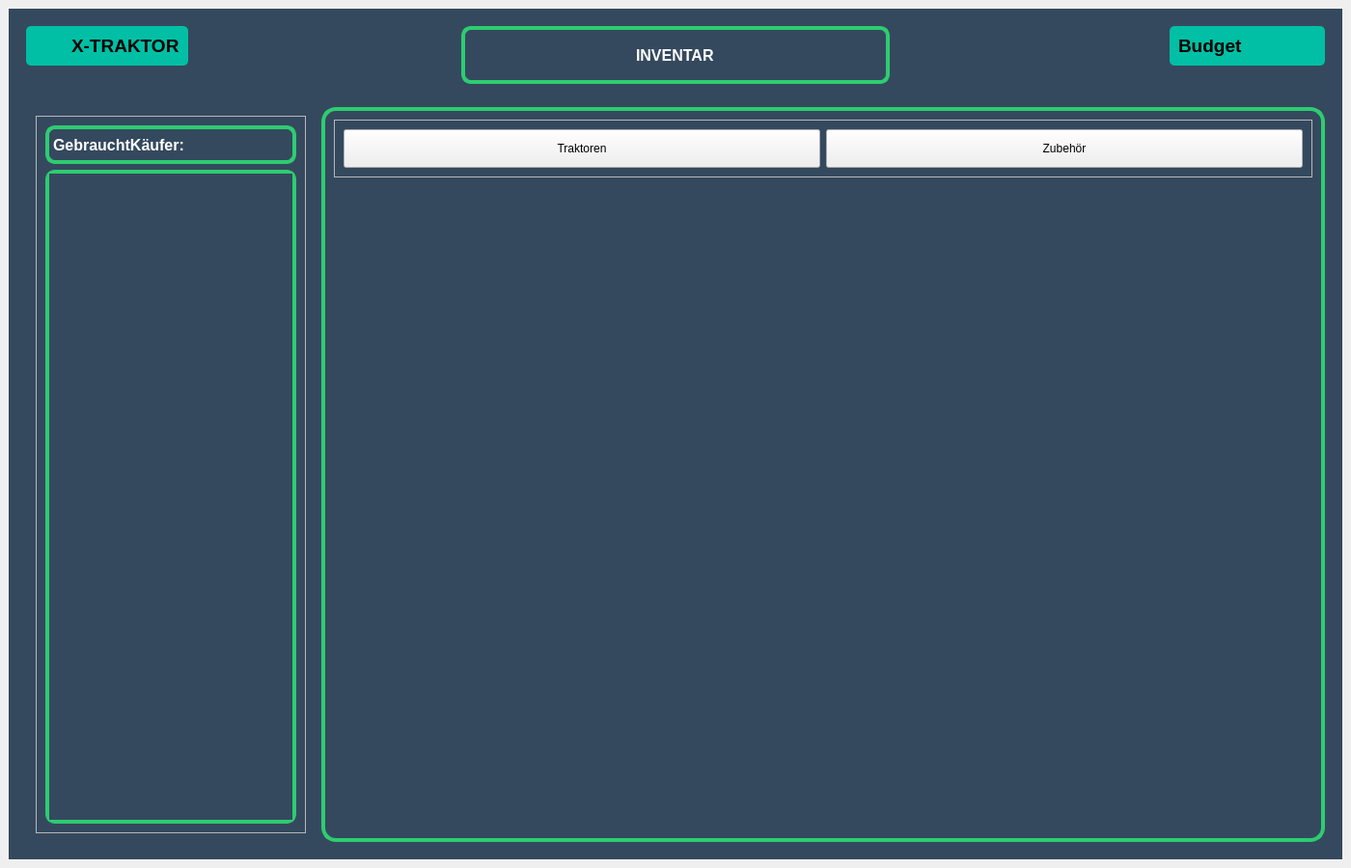
<?xml version="1.0" encoding="UTF-8"?>
<ui version="4.0">
 <class>MainWindow</class>
 <widget class="QMainWindow" name="MainWindow">
  <property name="geometry">
   <rect>
    <x>0</x>
    <y>0</y>
    <width>1400</width>
    <height>900</height>
   </rect>
  </property>
  <property name="sizePolicy">
   <sizepolicy hsizetype="Expanding" vsizetype="Expanding">
    <horstretch>0</horstretch>
    <verstretch>0</verstretch>
   </sizepolicy>
  </property>
  <property name="minimumSize">
   <size>
    <width>1400</width>
    <height>900</height>
   </size>
  </property>
  <property name="maximumSize">
   <size>
    <width>16777215</width>
    <height>16777215</height>
   </size>
  </property>
  <property name="windowTitle">
   <string>Verkaufen</string>
  </property>
  <widget class="QWidget" name="centralwidget">
   <layout class="QVBoxLayout" name="verticalLayout">
    <item>
     <widget class="QFrame" name="main_frame">
      <property name="sizePolicy">
       <sizepolicy hsizetype="Expanding" vsizetype="Expanding">
        <horstretch>0</horstretch>
        <verstretch>0</verstretch>
       </sizepolicy>
      </property>
      <property name="styleSheet">
       <string notr="true">QFrame#main_frame {
	background-color: rgb(52, 73, 94);
}</string>
      </property>
      <property name="frameShape">
       <enum>QFrame::NoFrame</enum>
      </property>
      <property name="frameShadow">
       <enum>QFrame::Raised</enum>
      </property>
      <layout class="QVBoxLayout" name="verticalLayout_2" stretch="1,10">
       <item>
        <widget class="QFrame" name="header_frame">
         <property name="sizePolicy">
          <sizepolicy hsizetype="Expanding" vsizetype="Expanding">
           <horstretch>0</horstretch>
           <verstretch>0</verstretch>
          </sizepolicy>
         </property>
         <property name="styleSheet">
          <string notr="true">background-color: rgb(52, 73, 94);</string>
         </property>
         <property name="frameShape">
          <enum>QFrame::NoFrame</enum>
         </property>
         <property name="frameShadow">
          <enum>QFrame::Raised</enum>
         </property>
         <layout class="QHBoxLayout" name="horizontalLayout">
          <item alignment="Qt::AlignLeft|Qt::AlignTop">
           <widget class="QFrame" name="frame">
            <property name="sizePolicy">
             <sizepolicy hsizetype="Expanding" vsizetype="Expanding">
              <horstretch>0</horstretch>
              <verstretch>0</verstretch>
             </sizepolicy>
            </property>
            <property name="styleSheet">
             <string notr="true">background-color: rgb(0, 191, 165);
border-radius: 5px;
</string>
            </property>
            <property name="frameShape">
             <enum>QFrame::NoFrame</enum>
            </property>
            <property name="frameShadow">
             <enum>QFrame::Raised</enum>
            </property>
            <layout class="QHBoxLayout" name="horizontalLayout_3">
             <item>
              <widget class="QPushButton" name="home_Button">
               <property name="sizePolicy">
                <sizepolicy hsizetype="Expanding" vsizetype="Expanding">
                 <horstretch>0</horstretch>
                 <verstretch>0</verstretch>
                </sizepolicy>
               </property>
               <property name="cursor">
                <cursorShape>PointingHandCursor</cursorShape>
               </property>
               <property name="text">
                <string/>
               </property>
               <property name="icon">
                <iconset>
                 <normaloff>:/Icons/icons/home.svg</normaloff>:/Icons/icons/home.svg</iconset>
               </property>
               <property name="iconSize">
                <size>
                 <width>45</width>
                 <height>45</height>
                </size>
               </property>
              </widget>
             </item>
             <item>
              <widget class="QLabel" name="web_label">
               <property name="sizePolicy">
                <sizepolicy hsizetype="Expanding" vsizetype="Expanding">
                 <horstretch>0</horstretch>
                 <verstretch>0</verstretch>
                </sizepolicy>
               </property>
               <property name="font">
                <font>
                 <pointsize>14</pointsize>
                 <bold>true</bold>
                </font>
               </property>
               <property name="frameShape">
                <enum>QFrame::NoFrame</enum>
               </property>
               <property name="frameShadow">
                <enum>QFrame::Plain</enum>
               </property>
               <property name="text">
                <string>X-TRAKTOR</string>
               </property>
              </widget>
             </item>
            </layout>
           </widget>
          </item>
          <item>
           <widget class="QFrame" name="navbaritems_frame">
            <property name="styleSheet">
             <string notr="true">QFrame#navbaritems_frame {
	background-color: rgb(52, 73, 94);
	border: 4px solid rgb(46, 204, 113);
	border-radius: 10px;
}</string>
            </property>
            <property name="frameShape">
             <enum>QFrame::NoFrame</enum>
            </property>
            <property name="frameShadow">
             <enum>QFrame::Raised</enum>
            </property>
            <layout class="QVBoxLayout" name="verticalLayout_4">
             <property name="spacing">
              <number>6</number>
             </property>
             <property name="leftMargin">
              <number>9</number>
             </property>
             <property name="rightMargin">
              <number>9</number>
             </property>
             <item alignment="Qt::AlignHCenter">
              <widget class="QLabel" name="label_2">
               <property name="font">
                <font>
                 <pointsize>12</pointsize>
                 <bold>true</bold>
                </font>
               </property>
               <property name="styleSheet">
                <string notr="true">color: white;
letter-spacing: 1em;

</string>
               </property>
               <property name="text">
                <string>INVENTAR</string>
               </property>
              </widget>
             </item>
            </layout>
           </widget>
          </item>
          <item alignment="Qt::AlignRight|Qt::AlignTop">
           <widget class="QFrame" name="frame_2">
            <property name="sizePolicy">
             <sizepolicy hsizetype="Expanding" vsizetype="Expanding">
              <horstretch>0</horstretch>
              <verstretch>0</verstretch>
             </sizepolicy>
            </property>
            <property name="styleSheet">
             <string notr="true">background-color: rgb(0, 191, 165);
border-radius: 5px;
</string>
            </property>
            <property name="frameShape">
             <enum>QFrame::NoFrame</enum>
            </property>
            <property name="frameShadow">
             <enum>QFrame::Raised</enum>
            </property>
            <layout class="QHBoxLayout" name="horizontalLayout_2">
             <item>
              <widget class="QLabel" name="budget_label">
               <property name="sizePolicy">
                <sizepolicy hsizetype="Expanding" vsizetype="Expanding">
                 <horstretch>0</horstretch>
                 <verstretch>0</verstretch>
                </sizepolicy>
               </property>
               <property name="font">
                <font>
                 <pointsize>14</pointsize>
                 <bold>true</bold>
                </font>
               </property>
               <property name="inputMethodHints">
                <set>Qt::ImhNone</set>
               </property>
               <property name="text">
                <string>Budget</string>
               </property>
               <property name="textFormat">
                <enum>Qt::AutoText</enum>
               </property>
              </widget>
             </item>
             <item>
              <widget class="QPushButton" name="acc_Button">
               <property name="enabled">
                <bool>true</bool>
               </property>
               <property name="sizePolicy">
                <sizepolicy hsizetype="Expanding" vsizetype="Expanding">
                 <horstretch>0</horstretch>
                 <verstretch>0</verstretch>
                </sizepolicy>
               </property>
               <property name="cursor">
                <cursorShape>PointingHandCursor</cursorShape>
               </property>
               <property name="text">
                <string/>
               </property>
               <property name="icon">
                <iconset>
                 <normaloff>:/Icons/icons/self.svg</normaloff>:/Icons/icons/self.svg</iconset>
               </property>
               <property name="iconSize">
                <size>
                 <width>45</width>
                 <height>45</height>
                </size>
               </property>
              </widget>
             </item>
             <item>
              <widget class="QPushButton" name="shopping_Button">
               <property name="sizePolicy">
                <sizepolicy hsizetype="Expanding" vsizetype="Expanding">
                 <horstretch>0</horstretch>
                 <verstretch>0</verstretch>
                </sizepolicy>
               </property>
               <property name="cursor">
                <cursorShape>PointingHandCursor</cursorShape>
               </property>
               <property name="focusPolicy">
                <enum>Qt::StrongFocus</enum>
               </property>
               <property name="autoFillBackground">
                <bool>false</bool>
               </property>
               <property name="text">
                <string/>
               </property>
               <property name="icon">
                <iconset>
                 <normaloff>:/Icons/icons/shopping-cart.svg</normaloff>:/Icons/icons/shopping-cart.svg</iconset>
               </property>
               <property name="iconSize">
                <size>
                 <width>45</width>
                 <height>45</height>
                </size>
               </property>
              </widget>
             </item>
            </layout>
           </widget>
          </item>
         </layout>
        </widget>
       </item>
       <item>
        <widget class="QFrame" name="content_frame">
         <property name="styleSheet">
          <string notr="true">QFrame#content_frame {
	background-color: rgb(52, 73, 94);
}
</string>
         </property>
         <property name="frameShape">
          <enum>QFrame::NoFrame</enum>
         </property>
         <property name="frameShadow">
          <enum>QFrame::Raised</enum>
         </property>
         <layout class="QHBoxLayout" name="horizontalLayout_4" stretch="1,4">
          <item>
           <widget class="QFrame" name="navbar_frame">
            <property name="minimumSize">
             <size>
              <width>300</width>
              <height>0</height>
             </size>
            </property>
            <property name="styleSheet">
             <string notr="true">QFrame#navbar_frame{
	background-color: rgb(52, 73, 94);
	padding: 0 10px ;
}</string>
            </property>
            <property name="frameShape">
             <enum>QFrame::NoFrame</enum>
            </property>
            <property name="frameShadow">
             <enum>QFrame::Raised</enum>
            </property>
            <layout class="QVBoxLayout" name="verticalLayout_3" stretch="6">
             <property name="spacing">
              <number>6</number>
             </property>
             <property name="leftMargin">
              <number>0</number>
             </property>
             <property name="rightMargin">
              <number>0</number>
             </property>
             <item>
              <widget class="QFrame" name="frame_3">
               <property name="frameShape">
                <enum>QFrame::StyledPanel</enum>
               </property>
               <property name="frameShadow">
                <enum>QFrame::Raised</enum>
               </property>
               <layout class="QVBoxLayout" name="verticalLayout_6">
                <item>
                 <widget class="QLabel" name="label">
                  <property name="minimumSize">
                   <size>
                    <width>200</width>
                    <height>40</height>
                   </size>
                  </property>
                  <property name="font">
                   <font>
                    <pointsize>12</pointsize>
                    <bold>true</bold>
                   </font>
                  </property>
                  <property name="styleSheet">
                   <string notr="true">color: rgb(255, 255, 255);
background-color: rgb(52, 73, 94);
border: 4px solid rgb(46, 204, 113);
border-radius: 10px;</string>
                  </property>
                  <property name="text">
                   <string>GebrauchtKäufer:</string>
                  </property>
                 </widget>
                </item>
                <item>
                 <widget class="QScrollArea" name="bidders_scrollArea">
                  <property name="styleSheet">
                   <string notr="true">QScrollArea#bidders_scrollArea{
	background-color: rgb(52, 73, 94);
	border: 4px solid rgb(46, 204, 113);
	border-radius: 10px;
}
</string>
                  </property>
                  <property name="frameShape">
                   <enum>QFrame::StyledPanel</enum>
                  </property>
                  <property name="frameShadow">
                   <enum>QFrame::Sunken</enum>
                  </property>
                  <property name="widgetResizable">
                   <bool>true</bool>
                  </property>
                  <property name="alignment">
                   <set>Qt::AlignLeading|Qt::AlignLeft|Qt::AlignVCenter</set>
                  </property>
                  <widget class="QWidget" name="scrollAreaWidgetContents_2">
                   <property name="geometry">
                    <rect>
                     <x>0</x>
                     <y>0</y>
                     <width>252</width>
                     <height>670</height>
                    </rect>
                   </property>
                   <property name="styleSheet">
                    <string notr="true">background-color: rgb(52, 73, 94)</string>
                   </property>
                  </widget>
                 </widget>
                </item>
               </layout>
              </widget>
             </item>
            </layout>
           </widget>
          </item>
          <item>
           <widget class="QFrame" name="frame_4">
            <property name="styleSheet">
             <string notr="true">QFrame#frame_4 {
 	background-color: rgb(52, 73, 94);
	border: 4px solid rgb(46, 204, 113);
	border-radius: 15px;
}</string>
            </property>
            <property name="frameShape">
             <enum>QFrame::NoFrame</enum>
            </property>
            <property name="frameShadow">
             <enum>QFrame::Raised</enum>
            </property>
            <layout class="QVBoxLayout" name="verticalLayout_5">
             <item>
              <widget class="QFrame" name="frame_5">
               <property name="frameShape">
                <enum>QFrame::StyledPanel</enum>
               </property>
               <property name="frameShadow">
                <enum>QFrame::Raised</enum>
               </property>
               <layout class="QHBoxLayout" name="horizontalLayout_5">
                <item>
                 <widget class="QPushButton" name="t_Button">
                  <property name="minimumSize">
                   <size>
                    <width>0</width>
                    <height>40</height>
                   </size>
                  </property>
                  <property name="text">
                   <string>Traktoren</string>
                  </property>
                 </widget>
                </item>
                <item>
                 <widget class="QPushButton" name="z_Button">
                  <property name="minimumSize">
                   <size>
                    <width>0</width>
                    <height>40</height>
                   </size>
                  </property>
                  <property name="text">
                   <string>Zubehör</string>
                  </property>
                 </widget>
                </item>
               </layout>
              </widget>
             </item>
             <item>
              <widget class="QStackedWidget" name="stackedWidget">
               <widget class="QWidget" name="page">
                <layout class="QVBoxLayout" name="verticalLayout_7">
                 <item>
                  <widget class="QScrollArea" name="scrollArea">
                   <property name="styleSheet">
                    <string notr="true">background-color: rgb(52, 73, 94);</string>
                   </property>
                   <property name="frameShape">
                    <enum>QFrame::NoFrame</enum>
                   </property>
                   <property name="widgetResizable">
                    <bool>true</bool>
                   </property>
                   <widget class="QWidget" name="scrollAreaWidgetContents">
                    <property name="geometry">
                     <rect>
                      <x>0</x>
                      <y>0</y>
                      <width>996</width>
                      <height>668</height>
                     </rect>
                    </property>
                   </widget>
                  </widget>
                 </item>
                </layout>
               </widget>
               <widget class="QWidget" name="page_2">
                <layout class="QVBoxLayout" name="verticalLayout_8">
                 <item>
                  <widget class="QScrollArea" name="scrollArea_2">
                   <property name="styleSheet">
                    <string notr="true">background-color: rgb(52, 73, 94);</string>
                   </property>
                   <property name="frameShape">
                    <enum>QFrame::NoFrame</enum>
                   </property>
                   <property name="widgetResizable">
                    <bool>true</bool>
                   </property>
                   <widget class="QWidget" name="scrollAreaWidgetContents_3">
                    <property name="geometry">
                     <rect>
                      <x>0</x>
                      <y>0</y>
                      <width>996</width>
                      <height>652</height>
                     </rect>
                    </property>
                   </widget>
                  </widget>
                 </item>
                </layout>
               </widget>
              </widget>
             </item>
            </layout>
           </widget>
          </item>
         </layout>
        </widget>
       </item>
      </layout>
     </widget>
    </item>
   </layout>
  </widget>
 </widget>
 <resources>
  <include location="resources/ressources.qrc"/>
 </resources>
 <connections/>
</ui>
